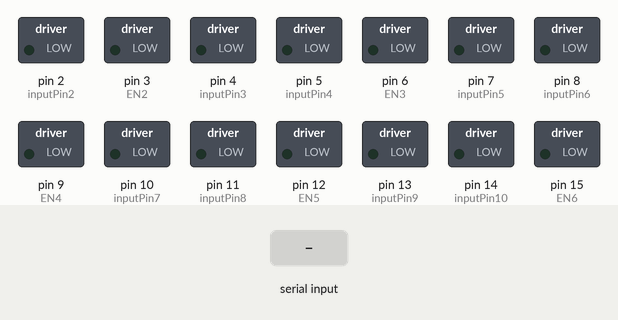
Simulated run of this sketch. Board: Arduino Uno, built with avr-gcc and run on an emulated ATmega328P. Shown: switched loads named in the sketch (green lamp = pin HIGH). Inputs (shaded band) come from the test bench. Pins used as bus, display or sensor lines are not drawn; what the sketch prints to the serial monitor is not drawn.

Above: at 1.2 s.
1.3 s: "w" received over Serial
At 2.5 s:
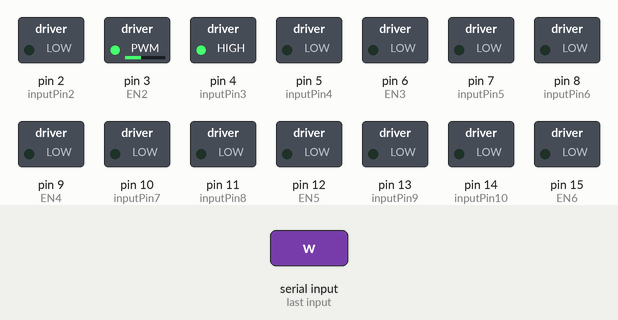
2.8 s: "s" received over Serial
At 4.1 s:
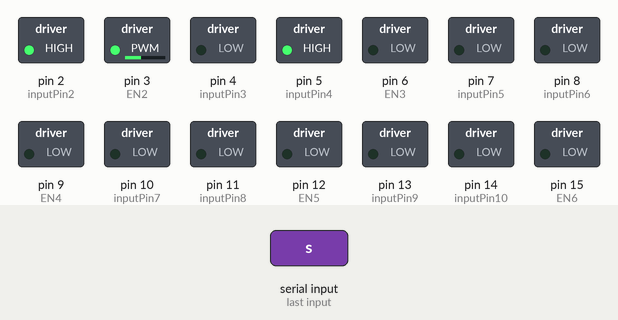
4.8 s: "a" received over Serial
At 5.6 s:
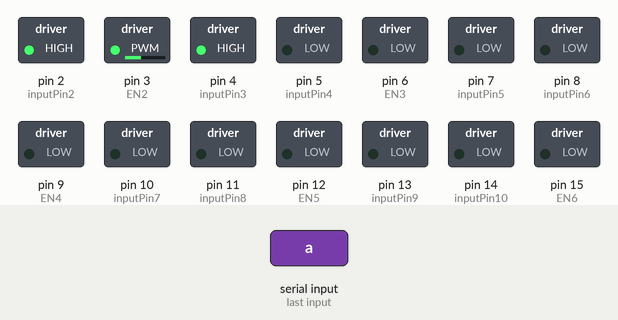
6.8 s: "d" received over Serial
At 8.3 s:
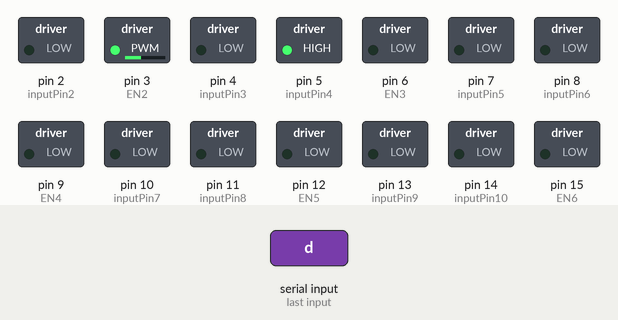
8.8 s: "q" received over Serial
At 9.8 s:
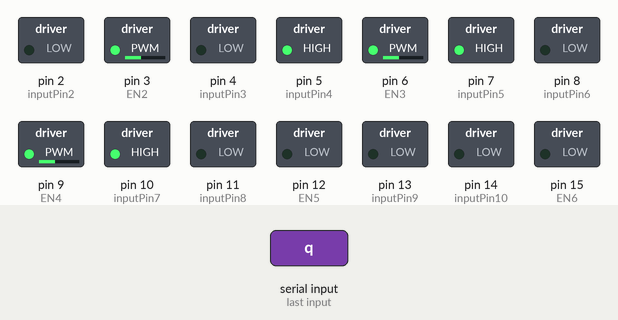
10.8 s: "e" received over Serial
At 12.6 s:
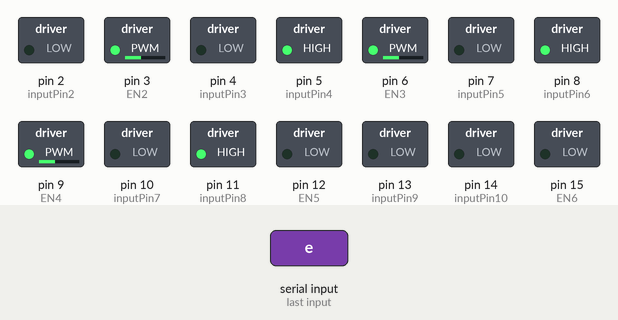
Timing chart, 0 to 13.8 s (numbered marks = the images above; inputs shaded):
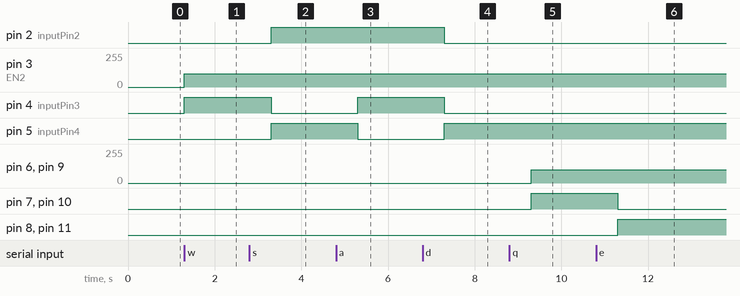

The sketch:

hardcode_new.ino
```cpp
//Motor A
const int inputPin1  = 1;
const int inputPin2  = 2;
int EN1 = 0;

//Motor B
const int inputPin3  = 4;
const int inputPin4  = 5;
int EN2 = 3;

//Motor C
const int inputPin5  = 7;
const int inputPin6  = 8;
int EN3 = 6;

//Motor D
const int inputPin7  = 10;
const int inputPin8  = 11;
int EN4 = 9;

//Motor E
const int inputPin9  = 13;
const int inputPin10  = 14;
int EN5 = 12;

//Motor F
const int inputPin11 = 16;
const int inputPin12 = 17;
int EN6 = 15;


void setup()

{

    pinMode(EN1, OUTPUT);   // where the motor is connected to
    pinMode(EN2, OUTPUT);   // where the motor is connected to
    pinMode(EN3, OUTPUT);   // where the motor is connected to
    pinMode(EN4, OUTPUT);   // where the motor is connected to
    pinMode(EN5, OUTPUT);   // where the motor is connected to
    pinMode(EN6, OUTPUT);   // where the motor is connected to
    pinMode(inputPin1, OUTPUT);
    pinMode(inputPin2, OUTPUT);
    pinMode(inputPin3, OUTPUT);
    pinMode(inputPin4, OUTPUT);
    pinMode(inputPin5, OUTPUT);
    pinMode(inputPin6, OUTPUT);
    pinMode(inputPin7, OUTPUT);
    pinMode(inputPin8, OUTPUT);
    pinMode(inputPin9, OUTPUT);
    pinMode(inputPin10, OUTPUT);
    pinMode(inputPin11, OUTPUT);
    pinMode(inputPin12, OUTPUT);
    Serial.begin(9600);
    Serial.println("ENTER A CHARACTER");
}

void loop()

{
if (Serial.available() > 0) {

    int inByte = Serial.read();
  switch (inByte) {
      case 'w':
        analogWrite(EN1, 100);//sets the motors speed
        analogWrite(EN2, 100);//sets the motors speed
        digitalWrite(inputPin1, HIGH);//right
        digitalWrite(inputPin2, LOW);//rightback
        digitalWrite(inputPin3, HIGH);//left
        digitalWrite(inputPin4, LOW);  //front
        delay(2000);
        break;
      case 's':
        analogWrite(EN1, 100);//sets the motors speed
        analogWrite(EN2, 100);//sets the motors speed
        digitalWrite(inputPin1, LOW);//right
        digitalWrite(inputPin2, HIGH);//rightback
        digitalWrite(inputPin3, LOW);//left
        digitalWrite(inputPin4, HIGH);  //front
        delay(2000);
        break;
      case 'a':
        analogWrite(EN1, 100);//sets the motors speed
        analogWrite(EN2, 100);//sets the motors speed
        digitalWrite(inputPin1, LOW);//right
        digitalWrite(inputPin2, HIGH);//rightback
        digitalWrite(inputPin3, HIGH);//left
        digitalWrite(inputPin4, LOW);  //front
        delay(2000);
        break;
      case 'd':
        analogWrite(EN1, 100);//sets the motors speed
        analogWrite(EN2, 100);//sets the motors speed
        digitalWrite(inputPin1, HIGH);//right
        digitalWrite(inputPin2, LOW);//rightback
        digitalWrite(inputPin3, LOW);//left
        digitalWrite(inputPin4, HIGH);  //front
        delay(2000);
        break;
      case 'q':
        analogWrite(EN3, 100);//sets the motors speed
        analogWrite(EN4, 100);//sets the motors speed
        digitalWrite(inputPin5, HIGH);//right
        digitalWrite(inputPin6, LOW);//rightback
        digitalWrite(inputPin7, HIGH);//left
        digitalWrite(inputPin8, LOW);  //front
        delay(2000);
        break;
      case 'e':
        analogWrite(EN3, 100);//sets the motors speed
        analogWrite(EN4, 100);//sets the motors speed
        digitalWrite(inputPin5, LOW);//right
        digitalWrite(inputPin6, HIGH);//rightback
        digitalWrite(inputPin7, LOW);//left
        digitalWrite(inputPin8, HIGH);  //front
        delay(2000);
        break;
      case 'z':
        analogWrite(EN5, 100);//sets the motors speed
        analogWrite(EN6, 100);//sets the motors speed
        digitalWrite(inputPin9, HIGH);//right
        digitalWrite(inputPin10, LOW);//rightback
        digitalWrite(inputPin11, HIGH);//left
        digitalWrite(inputPin12, LOW);  //front
        delay(2000);
        break;
      case 'x':
        analogWrite(EN5, 100);//sets the motors speed
        analogWrite(EN6, 100);//sets the motors speed
        digitalWrite(inputPin9, LOW);//right
        digitalWrite(inputPin10, HIGH);//rightback
        digitalWrite(inputPin11, LOW);//left
        digitalWrite(inputPin12, HIGH);  //front
        delay(2000);
        break;
      default:
        digitalWrite(inputPin1, LOW);
        digitalWrite(inputPin2, LOW);
        digitalWrite(inputPin3, LOW);
        digitalWrite(inputPin4, LOW);
        digitalWrite(inputPin5, LOW);
        digitalWrite(inputPin6, LOW);
        digitalWrite(inputPin7, LOW);
        digitalWrite(inputPin8, LOW);
        digitalWrite(inputPin9, LOW);
        digitalWrite(inputPin10, LOW);
        digitalWrite(inputPin11, LOW);
        digitalWrite(inputPin12, LOW);

        }
    }
}
```

Measured:
- after the input at 1.3 s, pin 3 (EN2): 0/255 → 100/255 at once; pin 4 (inputPin3): LOW → HIGH at once
- after the input at 2.8 s, pin 2 (inputPin2), pin 5 (inputPin4): LOW → HIGH after 0.50 s; pin 4 (inputPin3): HIGH → LOW after 0.50 s
- after the input at 4.8 s, pin 4 (inputPin3): LOW → HIGH after 0.50 s; pin 5 (inputPin4): HIGH → LOW after 0.50 s
- after the input at 6.8 s, pin 2 (inputPin2), pin 4 (inputPin3): HIGH → LOW after 0.50 s; pin 5 (inputPin4): LOW → HIGH after 0.50 s
- after the input at 8.8 s, pin 6 (EN3), pin 9 (EN4): 0/255 → 100/255 after 0.50 s; pin 7 (inputPin5), pin 10 (inputPin7): LOW → HIGH after 0.50 s
- after the input at 10.8 s, pin 7 (inputPin5), pin 10 (inputPin7): HIGH → LOW after 0.50 s; pin 8 (inputPin6), pin 11 (inputPin8): LOW → HIGH after 0.50 s
